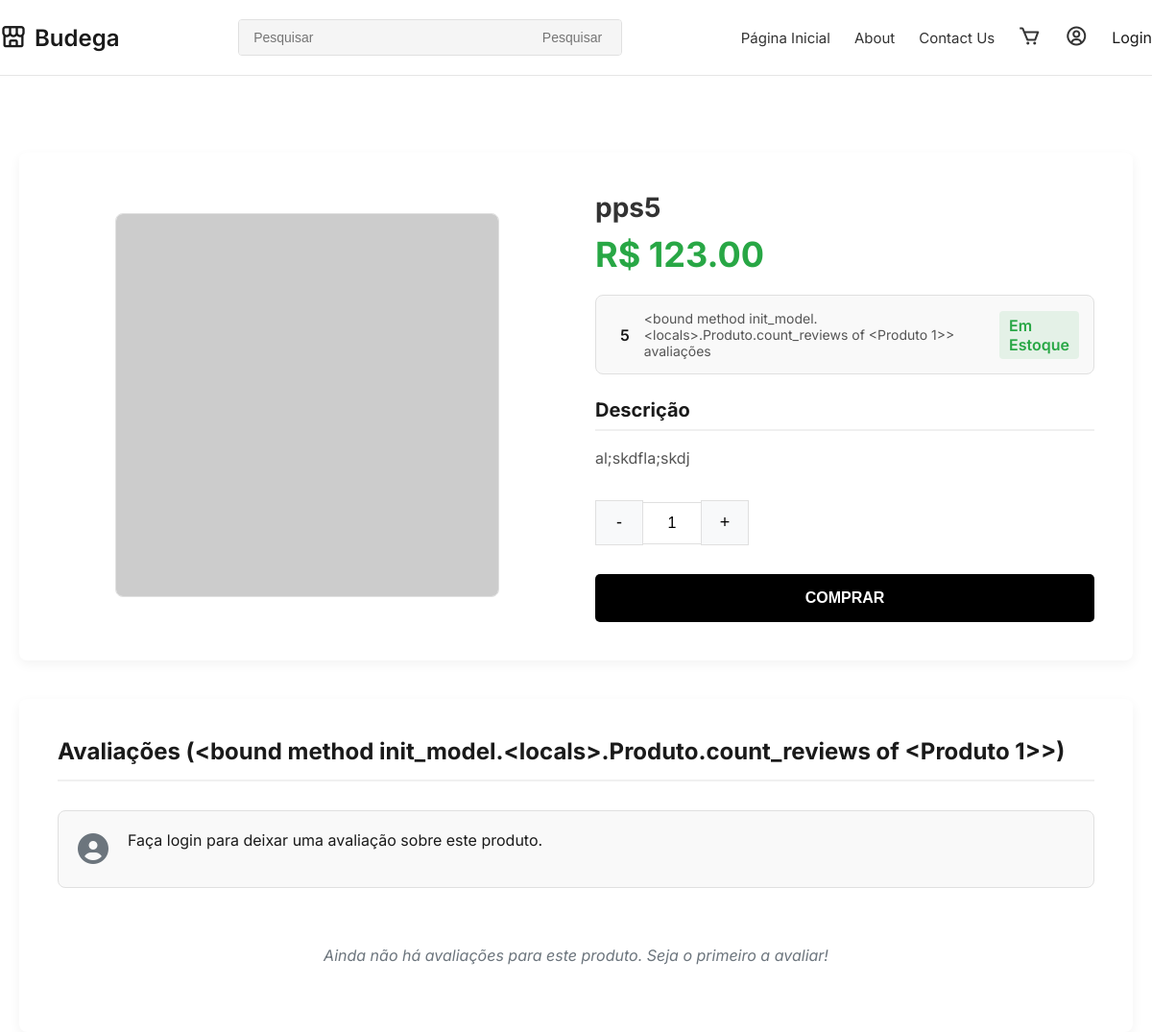
The page /produto/1/ on the database as committed earlier.
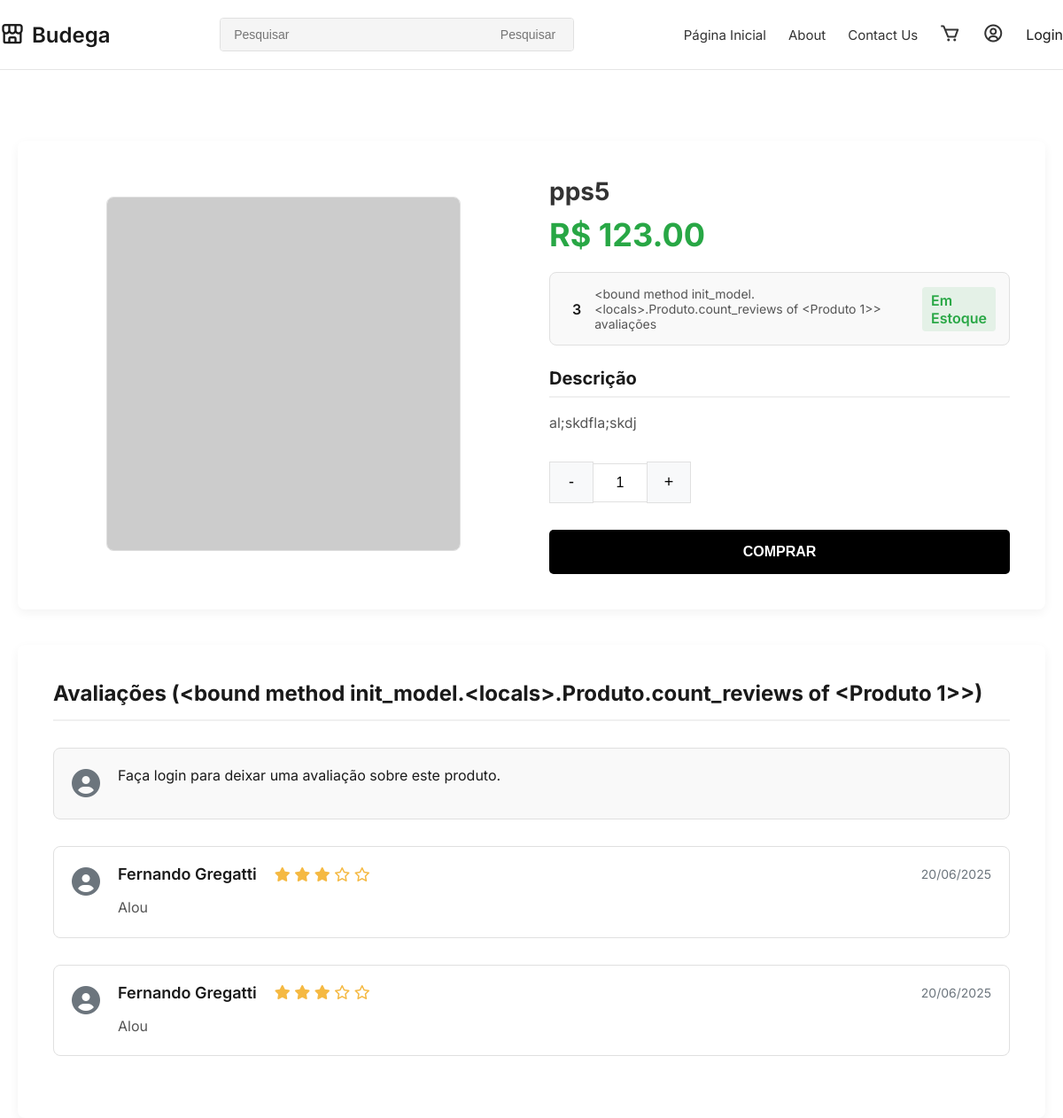
The same page on the database as committed later.
### model/model.py (models this page shows, shortened)
    class Produto(db.Model):
        id = db.Column(db.Integer, primary_key=True)
        nome = db.Column(db.String(50), nullable=False)
        descricao = db.Column(db.Text)
        preco = db.Column(db.Numeric(10, 2), nullable=False)
        estoque = db.Column(db.Integer, default=0)
        imagem = db.Column(db.String(200), nullable=True)
        categorias = db.relationship('Categoria', secondary=produto_categoria,
                                    backref=db.backref('produtos', lazy='dynamic'))
        itens_pedido = db.relationship('ItemPedido', backref='produto', lazy=True)
        itens_carrinho = db.relationship('ItemCarrinho', backref='produto', lazy=True)
        reviews = db.relationship('Review', backref='produto', lazy=True)
        def star_rating(self):
            if not self.reviews:
                return 5
            return round(sum(review.nota for review in self.reviews) / len(self.reviews))

    class Review(db.Model):
        id = db.Column(db.Integer, primary_key=True)
        cliente_id = db.Column(db.Integer, db.ForeignKey('cliente.id'), nullable=False)
        produto_id = db.Column(db.Integer, db.ForeignKey('produto.id'), nullable=False)
        nota = db.Column(db.Integer, nullable=False)
        comentario = db.Column(db.Text)
        data = db.Column(db.Date, default=datetime.utcnow)

    class Cliente(db.Model, UserMixin):
        id = db.Column(db.Integer, primary_key=True)
        username = db.Column(db.String(50), unique=True, nullable=False)
        email = db.Column(db.String(120), unique=True, nullable=False)
        senha = db.Column(db.String(200), nullable=False)
        first_name = db.Column(db.String(50), nullable=False)
        last_name = db.Column(db.String(50), nullable=False, default='')
        endereco = db.Column(db.Text)
        telefone = db.Column(db.String(15))
        data_cadastro = db.Column(db.Date, default=datetime.utcnow)
        pedidos = db.relationship('Pedido', backref='cliente', lazy=True)
        carrinho = db.relationship('Carrinho', backref='cliente', uselist=False)
        reviews = db.relationship('Review', backref='cliente', lazy=True)

### views.py (the view)
@view.route('/produto/<int:id>/')
def product(id):
    produto = Produto.query.get_or_404(id)
    comentarios = Review.query.filter_by(produto_id=id).order_by(Review.data.desc()).all()
    return render_template('product.html', produto=produto, comentarios=comentarios)

### app.py (called while the page is built)
@app.context_processor
def inject_user():
    return dict(user=current_user)

### templates/product.html (shortened to what this page needs)
{% include 'header.html' %}
{% include 'navbar.html' %}
<main class="container">
    <section class="product-section">
        <div class="product-image">
            {% if produto.imagem and produto.imagem.url %}
            <img src="{{ produto.imagem.url }}" alt="{{ produto.nome }}">
            {% else %}
            <div style="width: 100%; text-align: center;">
                <img src="https://placehold.co/600x600/f0f0f0/png?text=Sem+Foto" alt="Produto sem foto"
                    style="max-height: 400px;">
            </div>
            {% endif %}
        </div>
        <div class="product-details">
            <h1 class="product-title">{{ produto.nome }}</h1>
            <div class="product-price">R$ {{ '%.2f'|format(produto.preco) }}</div>
            <div class="rating-stock">
                <div class="rating-container">
                    <span class="rating-value">{{ produto.star_rating() }}</span>
                    <a href="#reviews" class="reviews-count">
                        {{ produto.count_reviews }} avaliações
                    </a>
                </div>
                {% if produto.em_estoque %}
                <span class="stock-status in-stock">Em Estoque</span>
                {% else %}
                <span class="stock-status out-of-stock">Fora de Estoque</span>
                {% endif %}
            </div>
            <div class="product-description">
                <h3 class="section-title">Descrição</h3>
                <p>{{ produto.descricao|replace('\n','<br>')|safe }}</p>
            </div>
            <div class="quantity-selector">
                <button class="quantity-btn" id="decrease-btn">-</button>
                <input type="number" id="quantity-input" class="quantity-input" value="1" min="1" max="10">
                <button class="quantity-btn" id="increase-btn">+</button>
            </div>
            <a href="{{ url_for('view.adicionar_ao_carrinho', id=produto.id) }}" class="buy-link">
                <button class="buy-button" {% if not produto.em_estoque %}disabled{% endif %}>
                    {% if produto.em_estoque %}Comprar{% else %}Fora de Estoque{% endif %}
                </button>
            </a>
        </div>
    </section>
    <section id="reviews" class="reviews-section">
        <h2>Avaliações ({{ produto.count_reviews }})</h2>
        {% if current_user.is_authenticated %}
        <form action="{{ url_for('view.adicionar_comentario', id=produto.id) }}" method="post" class="review-form">
            <input type="hidden" name="csrf_token" value="{{ csrf_token() }}">
            <div class="user-avatar">
                <i class="fas fa-user-circle"></i>
            </div>
            <div class="review-content">
                <div class="review-header">
                    <span class="reviewer-name">{{ current_user.username }}</span>
                </div>
                <textarea name="texto" placeholder="Escreva aqui sua avaliação deste produto..." required></textarea>
                <div class="rating-control">
                    <label for="nota">Sua avaliação:</label>
                    <div class="star-rating-input">
                        {% for i in range(1,6) %}
                        <i class="fa-regular fa-star" data-rating="{{ i }}"></i>
                        {% endfor %}
                    </div>
                    <input type="hidden" name="nota" id="nota" value="5">
                </div>
                <button type="submit" class="publish-review-btn">Publicar Avaliação</button>
            </div>
        </form>
        {% else %}
        <div class="review-form">
            <div class="user-avatar">
                <i class="fas fa-user-circle"></i>
            </div>
            <div class="review-content">
                <p>Faça <a href="{{ url_for('view.login') }}">login</a> para deixar uma avaliação sobre este produto.</p>
            </div>
        </div>
        {% endif %}
        {% if comentarios %}
        {% for comentario in comentarios %}
        <div class="review-card">
            <div class="user-avatar">
                <i class="fas fa-user-circle"></i>
            </div>
            <div class="review-content">
                <div class="review-header">
                    <span class="reviewer-name">
                        {{ comentario.cliente.first_name|default(comentario.cliente.username) }}
                    </span>
                    <span class="review-rating">
                        {% for i in range(1,6) %}
                        {% if i <= comentario.nota %}
                        <i class="fas fa-star"></i>
                        {% else %}
                        <i class="fa-regular fa-star"></i>
                        {% endif %}
                        {% endfor %}
                    </span>
                    <span class="review-date">{{ comentario.data.strftime('%d/%m/%Y') }}</span>
                </div>
                <div class="review-text">
                    <p>{{ comentario.comentario|replace('\n','<br>')|safe }}</p>
                </div>
            </div>
        </div>
        {% endfor %}
        {% else %}
        <div class="no-reviews">
            <p>Ainda não há avaliações para este produto. Seja o primeiro a avaliar!</p>
        </div>
        {% endif %}
    </section>
</main>
</body>
</html>

### templates/header.html (shortened to what this page needs)
<!DOCTYPE html>
<html lang="pt-BR">
<head>
    <link href="https://unpkg.com/boxicons@2.1.4/css/boxicons.min.css" rel="stylesheet" />
    <link rel="stylesheet" href="https://cdnjs.cloudflare.com/ajax/libs/font-awesome/6.5.2/css/all.min.css"
 />
</head>
</body>
</html>

### templates/navbar.html (shortened to what this page needs)
<body>
    <header class="main-header container">
        <a href="{{ url_for('view.index') }}">
            <div class="logo">
                <i class="bx bx-store-alt"></i>
                <span>Budega</span>
            </div>
        </a>
        <div class="search-container">
            <form class="search-bar" method="GET" action="{{ url_for('view.index') }}">
                <input name="search" type="text" placeholder="Pesquisar" />
                <button type="submit">Pesquisar</button>
            </form>
        </div>
        <nav class="main-nav">
            <ul>
                <li><a href="#">Página Inicial</a></li>
                <li><a href="#">About</a></li>
                <li><a href="#">Contact Us</a></li>
            </ul>
        </nav>
        <div class="header-icons">
            <ul>
                <li>
                    <a href="{{ url_for('view.carrinho') }}"><i class="bx bx-cart"></i></a>
                </li>
                <li>
                    <a href="{{ url_for('view.minha_conta') }}"><i class="bx bx-user-circle"></i></a>
                </li>
                {% if current_user.is_authenticated %}
                    <a href="/logout">Logout</a>
                {% else %}
                    <a href="/login">Login</a>
                {% endif %}
            </ul>
        </div>
    </header>
    <br><br>
</body>

### templates/header.html (style rules this page uses)
* { margin: 0; padding: 0; box-sizing: border-box; }
body { font-family: 'Inter', sans-serif; background-color: #ffffff; color: #1a1a1a; }
.container { max-width: 1300px; margin: 0 auto; padding: 0 20px; }
a { text-decoration: none; color: inherit; }
input[type=number] { -moz-appearance: textfield; }

### templates/navbar.html (style rules this page uses)
.main-header { display: flex; justify-content: space-between; align-items: center; padding: 20px 0; border-bottom: 1px solid #e5e5e5; }
.logo { display: flex; align-items: center; font-size: 24px; font-weight: 600; }
.logo i { margin-right: 8px; font-size: 28px; }
.search-container { flex-grow: 1; display: flex; justify-content: center; padding: 0 40px; }
.search-bar { display: flex; width: 100%; max-width: 400px; border: 1px solid #e0e0e0; border-radius: 4px; overflow: hidden; }
.search-bar input { border: none; padding: 10px 15px; font-size: 14px; flex-grow: 1; background-color: #f5f5f5; }
.search-bar button { border: none; background-color: #f5f5f5; color: #757575; padding: 0 20px; cursor: pointer; font-size: 14px; }
.main-nav ul, .header-icons ul { list-style: none; display: flex; align-items: center; gap: 25px; text-wrap: nowrap; }
.header-icons { padding-left: 2%; }
.main-nav a { font-size: 15px; color: #333; }
.header-icons i { font-size: 24px; color: #333; }

### templates/product.html (style rules this page uses)
.product-section { display: flex; gap: 40px; margin-top: 40px; background-color: #fff; padding: 40px; border-radius: 8px; box-shadow: 0 4px 12px rgba(0, 0, 0, 0.05); }
.product-image { flex-basis: 50%; text-align: center; display: flex; justify-content: center; align-items: center; }
.product-image img { max-width: 100%; max-height: 500px; border-radius: 8px; border: 1px solid #e0e0e0; object-fit: contain; }
.product-details { flex-basis: 50%; }
.product-title { font-size: 28px; font-weight: 700; margin-bottom: 10px; color: #333; }
.product-price { font-size: 36px; font-weight: 700; color: #28a745; margin-bottom: 20px; }
.rating-stock { display: flex; justify-content: space-between; align-items: center; margin: 20px 0; padding: 15px; border: 1px solid #e0e0e0; border-radius: 8px; background-color: #f9f9f9; }
.rating-container { display: flex; align-items: center; }
.rating-value { font-weight: 600; margin-right: 15px; }
.reviews-count { font-size: 14px; color: #555; }
.stock-status { font-weight: 600; padding: 5px 10px; border-radius: 4px; }
.in-stock { color: #28a745; background-color: rgba(40, 167, 69, 0.1); }
.section-title { font-size: 20px; margin: 25px 0 15px; padding-bottom: 8px; border-bottom: 2px solid #f0f0f0; }
.product-description p { line-height: 1.7; color: #555; font-size: 16px; }
.quantity-selector { display: flex; align-items: center; margin: 30px 0; }
.quantity-btn { background-color: #f8f9fa; border: 1px solid #e0e0e0; padding: 12px 18px; cursor: pointer; font-size: 18px; transition: all 0.2s; width: 50px; text-align: center; }
.quantity-input { width: 60px; text-align: center; border: 1px solid #e0e0e0; border-left: none; border-right: none; padding: 12px 0; font-size: 16px; font-weight: 500; }
.buy-button { width: 100%; padding: 16px; background-color: #000; color: #fff; border: none; border-radius: 5px; font-size: 16px; font-weight: 700; cursor: pointer; text-align: center; text-transform: uppercase; transition: background-color 0.3s; }
.reviews-section { margin-top: 40px; background-color: #fff; padding: 40px; border-radius: 8px; box-shadow: 0 4px 12px rgba(0, 0, 0, 0.05); }
.reviews-section h2 { font-size: 24px; margin-bottom: 30px; padding-bottom: 15px; border-bottom: 2px solid #f0f0f0; }
.review-form, .review-card { display: flex; gap: 20px; margin-bottom: 30px; padding: 20px; border-radius: 8px; }
.review-form { background-color: #f9f9f9; border: 1px solid #e0e0e0; }
.user-avatar { font-size: 32px; color: #6c757d; }
.review-content { flex-grow: 1; }
.review-header { display: flex; align-items: center; gap: 10px; margin-bottom: 15px; }
.reviewer-name { font-weight: 600; font-size: 18px; }
.review-rating { color: #f5b942; margin-left: 10px; font-size: 16px; }
.review-text { color: #555; line-height: 1.6; background-color: #fff; }
.review-card { border: 1px solid #e0e0e0; background-color: #fff; }
.review-date { font-size: 14px; color: #6c757d; margin-left: auto; }

Rows that differ between the two databases and show on the page:
added Review: star_rating "3", cliente.first_name "Fernando Gregatti", data "20/06/2025", comentario "Alou"
added Review: cliente.first_name "Fernando Gregatti", data "20/06/2025", comentario "Alou"
Other text that changed with them:
{{ produto.star_rating() }}: "5" → (not shown)
text no longer shown: "Ainda não há avaliações para este produto. Seja o primeiro a avaliar!"
